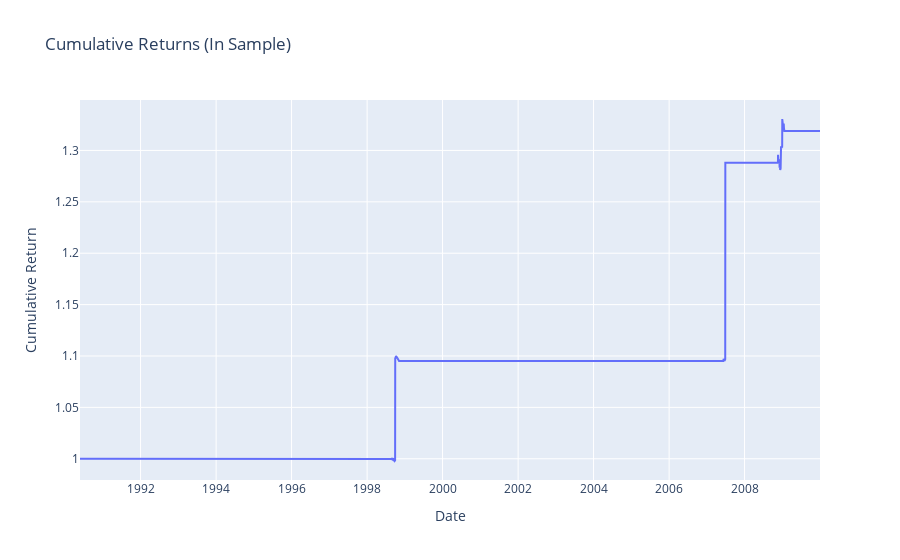

Source (notebook cell):
### Markdown cell above
*Cumulative Return*

### Code cell
fig = go.Figure()

fig.add_trace(
    go.Scatter(
        x = returns.index,
        y = returns['cum_return'],
    )
)

fig.update_layout(title = 'Cumulative Returns (In Sample)')
fig.update_xaxes(title= 'Date')
fig.update_yaxes(title = 'Cumulative Return')
fig.show()

### Figure 1 — Plotly figure (JSON) as saved in the notebook; plotly's stock layout.template omitted (floating-point values rounded to 4 significant figures; data arrays with more than 128 entries replaced by an {"elided": "..."} marker saying what was removed)
{"data": [{"type": "scatter", "x": {"elided": "4897 str values"}, "y": {"elided": "4897 float values"}}], "layout": {"title": {"text": "Cumulative Returns (In Sample)"}, "xaxis": {"title": {"text": "Date"}}, "yaxis": {"title": {"text": "Cumulative Return"}}}}
